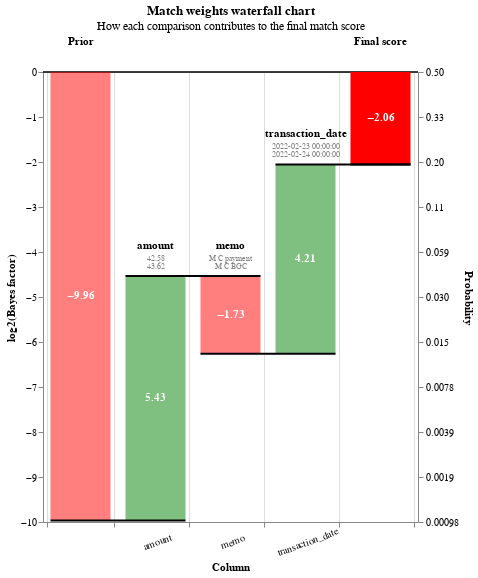

This figure's notebook cell:
### Code cell
pred_errors =  linker.prediction_errors_from_label_column("ground_truth", include_false_positives=False, include_false_negatives=True)
linker.waterfall_chart(pred_errors.as_record_dict(limit=5))

### Figure 1 — Vega-Lite specification as saved in the notebook (floating-point values rounded to 4 significant figures)
{"$schema": "https://vega.github.io/schema/vega-lite/v5.2.0.json", "config": {"view": {"continuousHeight": 300, "continuousWidth": 400}}, "data": {"values": [{"bar_sort_order": 0, "bayes_factor": 0.001001, "bayes_factor_description": null, "column_name": "Prior", "comparison_vector_value": null, "label_for_charts": "Starting match weight (prior)", "log2_bayes_factor": -9.964, "m_probability": null, "record_number": 0, "sql_condition": null, "term_frequency_adjustment": null, "u_probability": null, "value_l": "", "value_r": ""}, {"bar_sort_order": 1, "bayes_factor": 43.08, "bayes_factor_description": "If comparison level is `< 3.00% diff` then comparison is 43.08 times more likely to be a match", "column_name": "amount", "comparison_vector_value": 3, "label_for_charts": "< 3.00% diff", "log2_bayes_factor": 5.429, "m_probability": 0.3182, "record_number": 0, "sql_condition": "(abs(\"amount_l\" - \"amount_r\")/\n        (case\n            when \"amount_r\" > \"amount_l\"\n            then \"amount_r\"\n            else \"amount_l\"\n        end))\n        < 0.03", "term_frequency_adjustment": false, "u_probability": 0.007386, "value_l": "42.58", "value_r": "43.62"}, {"bar_sort_order": 2, "bayes_factor": 0.302, "bayes_factor_description": "If comparison level is `all other comparisons` then comparison is  3.31 times less likely to be a match", "column_name": "memo", "comparison_vector_value": 0, "label_for_charts": "All other comparisons", "log2_bayes_factor": -1.727, "m_probability": 0.3, "record_number": 0, "sql_condition": "ELSE", "term_frequency_adjustment": false, "u_probability": 0.9933, "value_l": "M C payment", "value_r": "M C BGC"}, {"bar_sort_order": 3, "bayes_factor": 18.48, "bayes_factor_description": "If comparison level is `1 day` then comparison is 18.48 times more likely to be a match", "column_name": "transaction_date", "comparison_vector_value": 4, "label_for_charts": "1 day", "log2_bayes_factor": 4.208, "m_probability": 0.4023, "record_number": 0, "sql_condition": "transaction_date_r - transaction_date_l <= 1 and transaction_date_r >= transaction_date_l", "term_frequency_adjustment": false, "u_probability": 0.02177, "value_l": "2022-02-23 00:00:00", "value_r": "2022-02-24 00:00:00"}, {"bar_sort_order": 4, "bayes_factor": 0.2406, "bayes_factor_description": null, "column_name": "Final score", "comparison_vector_value": null, "label_for_charts": "Final score", "log2_bayes_factor": -2.055, "m_probability": null, "record_number": 0, "sql_condition": null, "term_frequency_adjustment": null, "u_probability": null, "value_l": "", "value_r": ""}, {"bar_sort_order": 0, "bayes_factor": 0.001001, "bayes_factor_description": null, "column_name": "Prior", "comparison_vector_value": null, "label_for_charts": "Starting match weight (prior)", "log2_bayes_factor": -9.964, "m_probability": null, "record_number": 1, "sql_condition": null, "term_frequency_adjustment": null, "u_probability": null, "value_l": "", "value_r": ""}, {"bar_sort_order": 1, "bayes_factor": 7.801, "bayes_factor_description": "If comparison level is `< 10.00% diff` then comparison is 7.80 times more likely to be a match", "column_name": "amount", "comparison_vector_value": 2, "label_for_charts": "< 10.00% diff", "log2_bayes_factor": 2.964, "m_probability": 0.2064, "record_number": 1, "sql_condition": "(abs(\"amount_l\" - \"amount_r\")/\n        (case\n            when \"amount_r\" > \"amount_l\"\n            then \"amount_r\"\n            else \"amount_l\"\n        end))\n        < 0.1", "term_frequency_adjustment": false, "u_probability": 0.02645, "value_l": "81.34", "value_r": "77.57"}, {"bar_sort_order": 2, "bayes_factor": 0.302, "bayes_factor_description": "If comparison level is `all other comparisons` then comparison is  3.31 times less likely to be a match", "column_name": "memo", "comparison_vector_value": 0, "label_for_charts": "All other comparisons", "log2_bayes_factor": -1.727, "m_probability": 0.3, "record_number": 1, "sql_condition": "ELSE", "term_frequency_adjustment": false, "u_probability": 0.9933, "value_l": "A F bcc9dd57 BG", "value_r": "A F BGC"}, {"bar_sort_order": 3, "bayes_factor": 14.65, "bayes_factor_description": "If comparison level is `<=4 days` then comparison is 14.65 times more likely to be a match", "column_name": "transaction_date", "comparison_vector_value": 3, "label_for_charts": "<=4 days", "log2_bayes_factor": 3.873, "m_probability": 0.4477, "record_number": 1, "sql_condition": "transaction_date_r - transaction_date_l <= 4 and transaction_date_r >= transaction_date_l", "term_frequency_adjustment": false, "u_probability": 0.03055, "value_l": "2022-04-20 00:00:00", "value_r": "2022-04-23 00:00:00"}, {"bar_sort_order": 4, "bayes_factor": 0.03456, "bayes_factor_description": null, "column_name": "Final score", "comparison_vector_value": null, "label_for_charts": "Final score", "log2_bayes_factor": -4.855, "m_probability": null, "record_number": 1, "sql_condition": null, "term_frequency_adjustment": null, "u_probability": null, "value_l": "", "value_r": ""}, {"bar_sort_order": 0, "bayes_factor": 0.001001, "bayes_factor_description": null, "column_name": "Prior", "comparison_vector_value": null, "label_for_charts": "Starting match weight (prior)", "log2_bayes_factor": -9.964, "m_probability": null, "record_number": 2, "sql_condition": null, "term_frequency_adjustment": null, "u_probability": null, "value_l": "", "value_r": ""}, {"bar_sort_order": 1, "bayes_factor": 216.3, "bayes_factor_description": "If comparison level is `exact match` then comparison is 216.26 times more likely to be a match", "column_name": "amount", "comparison_vector_value": 5, "label_for_charts": "Exact match", "log2_bayes_factor": 7.757, "m_probability": 0.2451, "record_number": 2, "sql_condition": "\"amount_l\" = \"amount_r\"", "term_frequency_adjustment": false, "u_probability": 0.001133, "value_l": "133.48", "value_r": "133.48"}, {"bar_sort_order": 2, "bayes_factor": 0.302, "bayes_factor_description": "If comparison level is `all other comparisons` then comparison is  3.31 times less likely to be a match", "column_name": "memo", "comparison_vector_value": 0, "label_for_charts": "All other comparisons", "log2_bayes_factor": -1.727, "m_probability": 0.3, "record_number": 2, "sql_condition": "ELSE", "term_frequency_adjustment": false, "u_probability": 0.9933, "value_l": "F L  WRE", "value_r": "F L "}, {"bar_sort_order": 3, "bayes_factor": 14.65, "bayes_factor_description": "If comparison level is `<=4 days` then comparison is 14.65 times more likely to be a match", "column_name": "transaction_date", "comparison_vector_value": 3, "label_for_charts": "<=4 days", "log2_bayes_factor": 3.873, "m_probability": 0.4477, "record_number": 2, "sql_condition": "transaction_date_r - transaction_date_l <= 4 and transaction_date_r >= transaction_date_l", "term_frequency_adjustment": false, "u_probability": 0.03055, "value_l": "2022-05-01 00:00:00", "value_r": "2022-05-05 00:00:00"}, {"bar_sort_order": 4, "bayes_factor": 0.958, "bayes_factor_description": null, "column_name": "Final score", "comparison_vector_value": null, "label_for_charts": "Final score", "log2_bayes_factor": -0.06192, "m_probability": null, "record_number": 2, "sql_condition": null, "term_frequency_adjustment": null, "u_probability": null, "value_l": "", "value_r": ""}, {"bar_sort_order": 0, "bayes_factor": 0.001001, "bayes_factor_description": null, "column_name": "Prior", "comparison_vector_value": null, "label_for_charts": "Starting match weight (prior)", "log2_bayes_factor": -9.964, "m_probability": null, "record_number": 3, "sql_condition": null, "term_frequency_adjustment": null, "u_probability": null, "value_l": "", "value_r": ""}, {"bar_sort_order": 1, "bayes_factor": 216.3, "bayes_factor_description": "If comparison level is `exact match` then comparison is 216.26 times more likely to be a match", "column_name": "amount", "comparison_vector_value": 5, "label_for_charts": "Exact match", "log2_bayes_factor": 7.757, "m_probability": 0.2451, "record_number": 3, "sql_condition": "\"amount_l\" = \"amount_r\"", "term_frequency_adjustment": false, "u_probability": 0.001133, "value_l": "86.37", "value_r": "86.37"}, {"bar_sort_order": 2, "bayes_factor": 0.302, "bayes_factor_description": "If comparison level is `all other comparisons` then comparison is  3.31 times less likely to be a match", "column_name": "memo", "comparison_vector_value": 0, "label_for_charts": "All other comparisons", "log2_bayes_factor": -1.727, "m_probability": 0.3, "record_number": 3, "sql_condition": "ELSE", "term_frequency_adjustment": false, "u_probability": 0.9933, "value_l": "F L BGC", "value_r": "F L payment"}, {"bar_sort_order": 3, "bayes_factor": 14.65, "bayes_factor_description": "If comparison level is `<=4 days` then comparison is 14.65 times more likely to be a match", "column_name": "transaction_date", "comparison_vector_value": 3, "label_for_charts": "<=4 days", "log2_bayes_factor": 3.873, "m_probability": 0.4477, "record_number": 3, "sql_condition": "transaction_date_r - transaction_date_l <= 4 and transaction_date_r >= transaction_date_l", "term_frequency_adjustment": false, "u_probability": 0.03055, "value_l": "2022-04-22 00:00:00", "value_r": "2022-04-24 00:00:00"}, {"bar_sort_order": 4, "bayes_factor": 0.958, "bayes_factor_description": null, "column_name": "Final score", "comparison_vector_value": null, "label_for_charts": "Final score", "log2_bayes_factor": -0.06192, "m_probability": null, "record_number": 3, "sql_condition": null, "term_frequency_adjustment": null, "u_probability": null, "value_l": "", "value_r": ""}, {"bar_sort_order": 0, "bayes_factor": 0.001001, "bayes_factor_description": null, "column_name": "Prior", "comparison_vector_value": null, "label_for_charts": "Starting match weight (prior)", "log2_bayes_factor": -9.964, "m_probability": null, "record_number": 4, "sql_condition": null, "term_frequency_adjustment": null, "u_probability": null, "value_l": "", "value_r": ""}, {"bar_sort_order": 1, "bayes_factor": 63.72, "bayes_factor_description": "If comparison level is `< 1.00% diff` then comparison is 63.72 times more likely to be a match", "column_name": "amount", "comparison_vector_value": 4, "label_for_charts": "< 1.00% diff", "log2_bayes_factor": 5.994, "m_probability": 0.2266, "record_number": 4, "sql_condition": "(abs(\"amount_l\" - \"amount_r\")/\n        (case\n            when \"amount_r\" > \"amount_l\"\n            then \"amount_r\"\n            else \"amount_l\"\n        end))\n        < 0.01", "term_frequency_adjustment": false, "u_probability": 0.003557, "value_l": "470.54", "value_r": "466.01"}, {"bar_sort_order": 2, "bayes_factor": 0.302, "bayes_factor_description": "If comparison level is `all other comparisons` then comparison is  3.31 times less likely to be a match", "column_name": "memo", "comparison_vector_value": 0, "label_for_charts": "All other comparisons", "log2_bayes_factor": -1.727, "m_probability": 0.3, "record_number": 4, "sql_condition": "ELSE", "term_frequency_adjustment": false, "u_probability": 0.9933, "value_l": "A MANTEGNA f5c6", "value_r": "A MANTEGNA"}, {"bar_sort_order": 3, "bayes_factor": 14.65, "bayes_factor_description": "If comparison level is `<=4 days` then comparison is 14.65 times more likely to be a match", "column_name": "transaction_date", "comparison_vector_value": 3, "label_for_charts": "<=4 days", "log2_bayes_factor": 3.873, "m_probability": 0.4477, "record_number": 4, "sql_condition": "transaction_date_r - transaction_date_l <= 4 and transaction_date_r >= transaction_date_l", "term_frequency_adjustment": false, "u_probability": 0.03055, "value_l": "2022-04-25 00:00:00", "value_r": "2022-04-27 00:00:00"}, {"bar_sort_order": 4, "bayes_factor": 0.2822, "bayes_factor_description": null, "column_name": "Final score", "comparison_vector_value": null, "label_for_charts": "Final score", "log2_bayes_factor": -1.825, "m_probability": null, "record_number": 4, "sql_condition": null, "term_frequency_adjustment": null, "u_probability": null, "value_l": "", "value_r": ""}]}, "height": 450, "layer": [{"layer": [{"encoding": {"color": {"value": "black"}, "size": {"value": 0.5}, "y": {"field": "zero", "type": "quantitative"}}, "mark": "rule"}, {"encoding": {"color": {"condition": {"test": "(datum.log2_bayes_factor < 0)", "value": "red"}, "value": "green"}, "opacity": {"condition": {"test": "datum.column_name == 'Prior match weight' || datum.column_name == 'Final score'", "value": 1}, "value": 0.5}, "tooltip": [{"field": "column_name", "title": "Comparison column", "type": "nominal"}, {"field": "value_l", "title": "Value (L)", "type": "nominal"}, {"field": "value_r", "title": "Value (R)", "type": "nominal"}, {"field": "label_for_charts", "title": "Label", "type": "ordinal"}, {"field": "sql_condition", "title": "SQL condition", "type": "nominal"}, {"field": "comparison_vector_value", "title": "Comparison vector value", "type": "nominal"}, {"field": "bayes_factor", "format": ",.4f", "title": "Bayes factor = m/u", "type": "quantitative"}, {"field": "log2_bayes_factor", "format": ",.4f", "title": "Match weight = log2(m/u)", "type": "quantitative"}, {"field": "prob", "format": ".4f", "title": "Adjusted match score", "type": "quantitative"}, {"field": "bayes_factor_description", "title": "Match weight description", "type": "nominal"}], "x": {"axis": {"grid": true, "labelAlign": "center", "labelAngle": -20, "labelExpr": "datum.value == 'Prior' || datum.value == 'Final score' ? '' : datum.value", "labelPadding": 10, "tickBand": "extent", "title": "Column"}, "field": "column_name", "sort": {"field": "bar_sort_order", "order": "ascending"}, "type": "nominal"}, "y": {"axis": {"grid": false, "orient": "left", "title": "log2(Bayes factor)"}, "field": "previous_sum", "type": "quantitative"}, "y2": {"field": "sum"}}, "mark": {"type": "bar", "width": 60}}, {"encoding": {"color": {"value": "white"}, "text": {"condition": {"field": "log2_bayes_factor", "format": ".2f", "test": "abs(datum.log2_bayes_factor) > 1", "type": "nominal"}, "value": ""}, "x": {"axis": {"labelAngle": 0, "title": "Column"}, "field": "column_name", "sort": {"field": "bar_sort_order", "order": "ascending"}, "type": "nominal"}, "y": {"axis": {"orient": "left"}, "field": "center", "type": "quantitative"}}, "mark": {"fontWeight": "bold", "type": "text"}}, {"encoding": {"color": {"value": "black"}, "text": {"field": "column_name", "type": "nominal"}, "x": {"axis": {"labelAngle": 0, "title": "Column"}, "field": "column_name", "sort": {"field": "bar_sort_order", "order": "ascending"}, "type": "nominal"}, "y": {"field": "sum_top", "type": "quantitative"}}, "mark": {"baseline": "bottom", "dy": -25, "fontWeight": "bold", "type": "text"}}, {"encoding": {"color": {"value": "grey"}, "text": {"field": "value_l", "type": "nominal"}, "x": {"axis": {"labelAngle": 0, "title": "Column"}, "field": "column_name", "sort": {"field": "bar_sort_order", "order": "ascending"}, "type": "nominal"}, "y": {"field": "sum_top", "type": "quantitative"}}, "mark": {"baseline": "bottom", "dy": -13, "fontSize": 8, "type": "text"}}, {"encoding": {"color": {"value": "grey"}, "text": {"field": "value_r", "type": "nominal"}, "x": {"axis": {"labelAngle": 0, "title": "Column"}, "field": "column_name", "sort": {"field": "bar_sort_order", "order": "ascending"}, "type": "nominal"}, "y": {"field": "sum_top", "type": "quantitative"}}, "mark": {"baseline": "bottom", "dy": -5, "fontSize": 8, "type": "text"}}]}, {"encoding": {"x": {"axis": {"labelAngle": 0, "title": "Column"}, "field": "column_name", "sort": {"field": "bar_sort_order", "order": "ascending"}, "type": "nominal"}, "x2": {"field": "lead"}, "y": {"axis": {"labelExpr": "format(1 / (1 + pow(2, -1*datum.value)), '.2r')", "orient": "right", "title": "Probability"}, "field": "sum", "scale": {"zero": false}, "type": "quantitative"}}, "mark": {"color": "black", "strokeWidth": 2, "type": "rule", "x2Offset": 30, "xOffset": -30}}], "params": [{"bind": {"input": "range", "max": 4, "min": 0, "step": 1}, "description": "Filter by the interation number", "name": "record_number", "value": 0}], "resolve": {"axis": {"y": "independent"}}, "title": {"subtitle": "How each comparison contributes to the final match score", "text": "Match weights waterfall chart"}, "transform": [{"filter": "(datum.record_number == record_number)"}, {"filter": "(datum.bayes_factor !== 1.0)"}, {"frame": [null, 0], "window": [{"as": "sum", "field": "log2_bayes_factor", "op": "sum"}, {"as": "lead", "field": "column_name", "op": "lead"}]}, {"as": "sum", "calculate": "datum.column_name === \"Final score\" ? datum.sum - datum.log2_bayes_factor : datum.sum"}, {"as": "lead", "calculate": "datum.lead === null ? datum.column_name : datum.lead"}, {"as": "previous_sum", "calculate": "datum.column_name === \"Final score\" || datum.column_name === \"Prior match weight\" ? 0 : datum.sum - datum.log2_bayes_factor"}, {"as": "top_label", "calculate": "datum.sum > datum.previous_sum ? datum.column_name : \"\""}, {"as": "bottom_label", "calculate": "datum.sum < datum.previous_sum ? datum.column_name : \"\""}, {"as": "sum_top", "calculate": "datum.sum > datum.previous_sum ? datum.sum : datum.previous_sum"}, {"as": "sum_bottom", "calculate": "datum.sum < datum.previous_sum ? datum.sum : datum.previous_sum"}, {"as": "center", "calculate": "(datum.sum + datum.previous_sum) / 2"}, {"as": "text_log2_bayes_factor", "calculate": "(datum.log2_bayes_factor > 0 ? \"+\" : \"\") + datum.log2_bayes_factor"}, {"as": "dy", "calculate": "datum.sum < datum.previous_sum ? 4 : -4"}, {"as": "baseline", "calculate": "datum.sum < datum.previous_sum ? \"top\" : \"bottom\""}, {"as": "prob", "calculate": "1. / (1 + pow(2, -1.*datum.sum))"}, {"as": "zero", "calculate": "0*datum.sum"}], "width": {"step": 75}}
